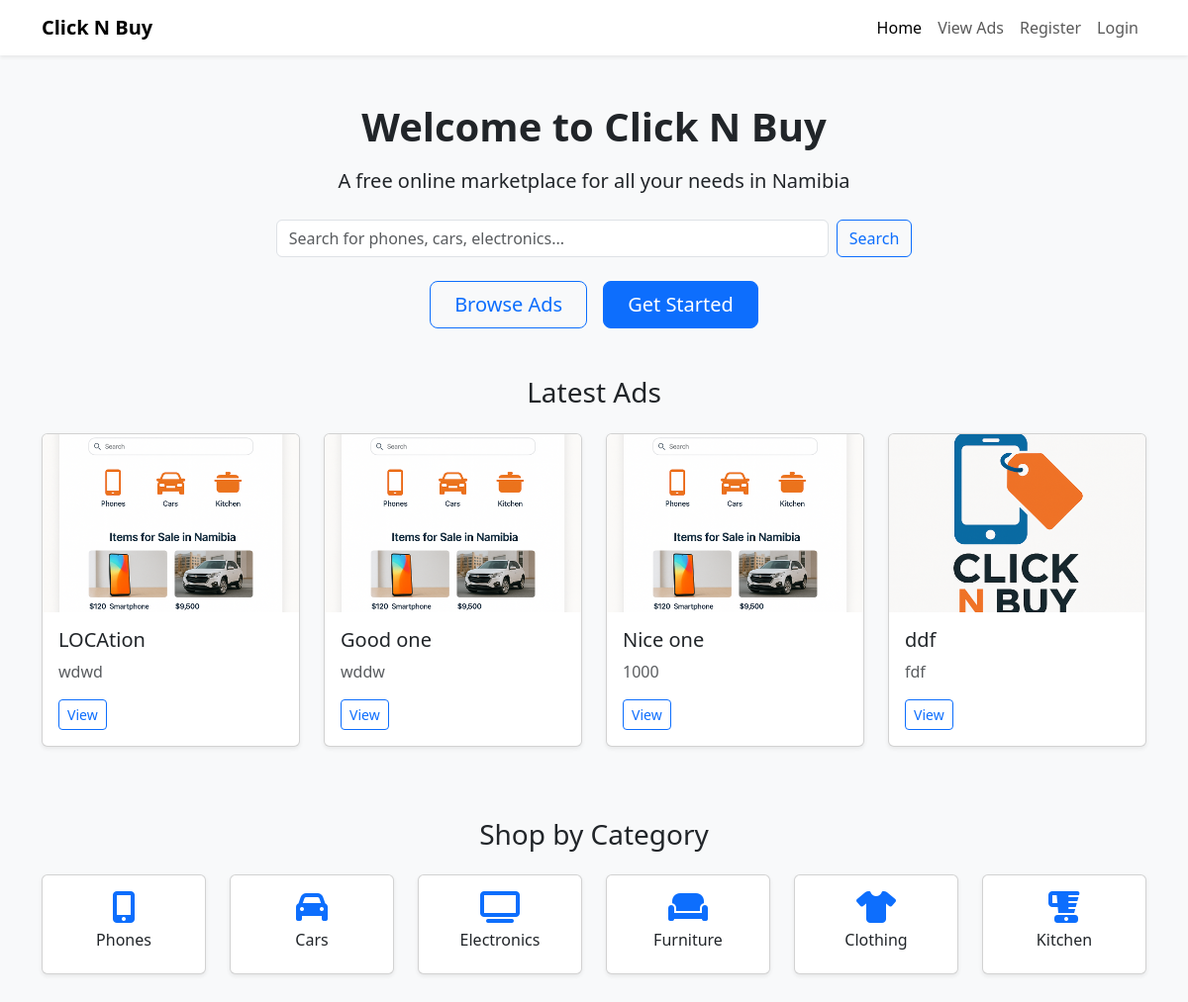
Before: / with the older database file.
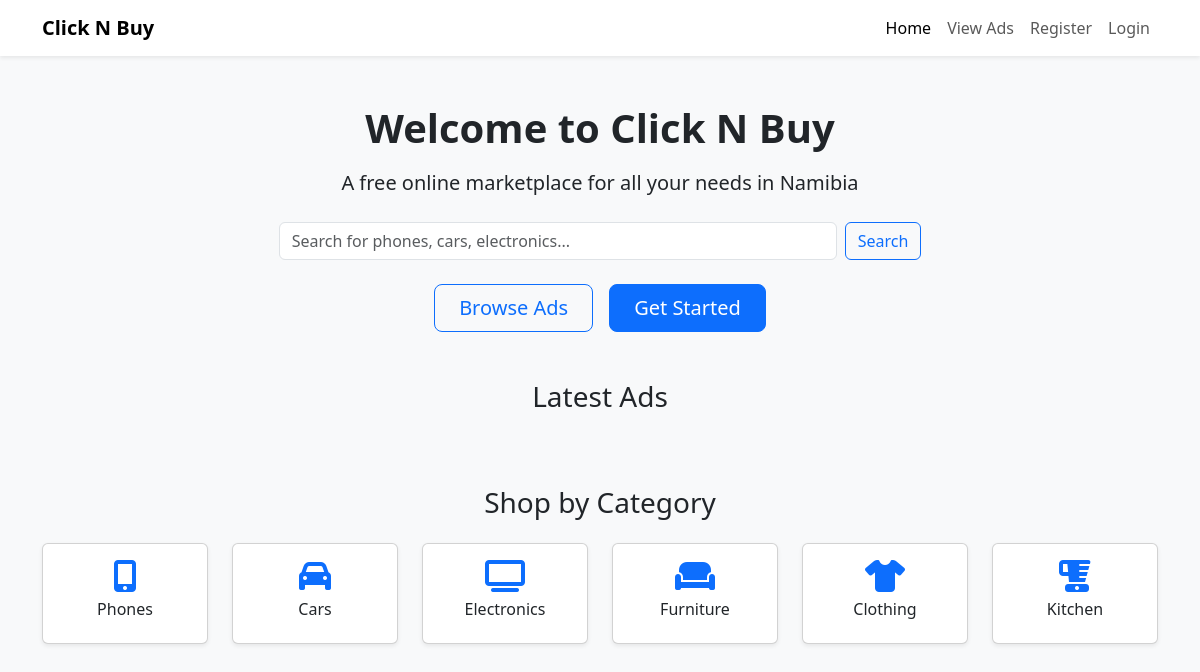
After: the same page with the newer database file.
### app.py (models this page shows)
class Ad(db.Model):
    id = db.Column(db.Integer, primary_key=True)
    title = db.Column(db.String(100))
    description = db.Column(db.Text)
    price = db.Column(db.String(50))
    category = db.Column(db.String(50))
    contact = db.Column(db.String(100))
    location = db.Column(db.String(100))
    user_id = db.Column(db.Integer, db.ForeignKey('user.id'), nullable=False)
    is_sold = db.Column(db.Boolean, default=False)  # Mark as sold
    images = db.relationship('Image', backref='ad', lazy=True, cascade="all, delete-orphan")

class Image(db.Model):
    id = db.Column(db.Integer, primary_key=True)
    filename = db.Column(db.String(100), nullable=False)
    ad_id = db.Column(db.Integer, db.ForeignKey('ad.id'), nullable=False)

### app.py (the view)
@app.route('/')
def home():
    latest_ads = Ad.query.order_by(Ad.id.desc()).limit(4).all()
    return render_template('home.html', latest_ads=latest_ads)

### templates/home.html (shortened to what the changed rows need)
<!DOCTYPE html>
<html lang="en">
<head>
  <link href="https://cdn.jsdelivr.net/npm/bootstrap@5.3.3/dist/css/bootstrap.min.css" rel="stylesheet" />
  <link rel="stylesheet" href="https://cdnjs.cloudflare.com/ajax/libs/font-awesome/6.5.0/css/all.min.css">
</head>
<body class="bg-light">
<div class="container my-5 text-center">
  <h1 class="mb-3 fw-bold">Welcome to Click N Buy</h1>
</div>
<div class="container mb-5">
  <div class="row">
    {% for ad in latest_ads %}
      <div class="col-md-3 mb-4">
        <div class="card ad-card shadow-sm">
          {% if ad.images %}
            <img src="{{ url_for('static', filename='uploads/' ~ ad.images[0].filename) }}" class="card-img-top" alt="Ad Image">
          {% else %}
            <img src="https://via.placeholder.com/300x180?text=No+Image" class="card-img-top" alt="No Image">
          {% endif %}
          <div class="card-body">
            <h5 class="card-title">{{ ad.title }}</h5>
            <p class="card-text text-muted">{{ ad.price }}</p>
            <a href="{{ url_for('ad_detail', ad_id=ad.id) }}" class="btn btn-sm btn-outline-primary">View</a>
          </div>
        </div>
      </div>
    {% endfor %}
  </div>
</div>
<div class="container mb-5">
  <div class="row justify-content-center">
    {% set categories = [
      {'name': 'Phones', 'icon': 'fa-mobile-alt'},
      {'name': 'Cars', 'icon': 'fa-car'},
      {'name': 'Electronics', 'icon': 'fa-tv'},
      {'name': 'Furniture', 'icon': 'fa-couch'},
      {'name': 'Clothing', 'icon': 'fa-tshirt'},
      {'name': 'Kitchen', 'icon': 'fa-blender'}
    ] %}
    {% for cat in categories %}
      <div class="col-6 col-md-4 col-lg-2 mb-3">
        <a href="{{ url_for('show_ads', category=cat.name) }}" class="text-decoration-none">
          <div class="card text-center shadow-sm h-100">
            <div class="card-body">
              <i class="fas {{ cat.icon }} fa-2x mb-2 text-primary"></i>
              <h6 class="card-title">{{ cat.name }}</h6>
            </div>
          </div>
        </a>
      </div>
    {% endfor %}
  </div>
</div>
</body>
</html>

Changed rows visible on the page:
removed Ad: filename (picture), title "LOCAtion", price "wdwd"
removed Ad: filename (picture), title "Good one", price "wddw"
removed Ad: filename (picture), title "Nice one", price "1000"
removed Ad: filename (picture), title "ddf", price "fdf"
